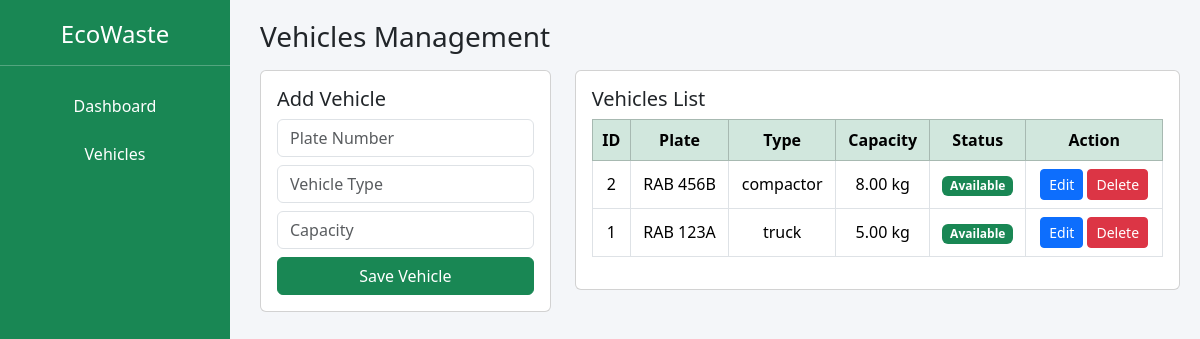
Screenshot of /vehicles.php with the database file from the repository.
### tables this page shows
CREATE TABLE vehicles (
    vehicle_id INT PRIMARY KEY AUTO_INCREMENT,
    plate_number VARCHAR(20) UNIQUE NOT NULL,
    vehicle_type ENUM('truck', 'van', 'compactor', 'flatbed') NOT NULL,
    capacity DECIMAL(10, 2) NOT NULL COMMENT 'Capacity in tons',
    fuel_type ENUM('diesel', 'petrol', 'electric', 'hybrid') DEFAULT 'diesel',
    status ENUM('available', 'assigned', 'maintenance', 'out_of_service') DEFAULT 'available',
    current_location VARCHAR(255) DEFAULT NULL,
    last_maintenance DATE DEFAULT NULL,
    next_maintenance DATE DEFAULT NULL,
    mileage DECIMAL(12, 2) DEFAULT 0.00,
    created_at TIMESTAMP DEFAULT CURRENT_TIMESTAMP,
    updated_at TIMESTAMP DEFAULT CURRENT_TIMESTAMP ON UPDATE CURRENT_TIMESTAMP,
    INDEX idx_plate_number (plate_number),
    INDEX idx_status (status),
    INDEX idx_vehicle_type (vehicle_type)
);

### vehicles_backend.php (called while the page is built, shortened)
<?php
function getVehicles($conn) {
    return $conn->query("
        SELECT * FROM vehicles
        ORDER BY vehicle_id DESC
    ");
}
?>

### vehicles.php (the view, shortened to what this page needs)
<?php
include "vehicles_backend.php";
$edit = null;
$vehicles = getVehicles($conn);
?>
<!DOCTYPE html>
<html lang="en">
<head>
<link href="https://cdn.jsdelivr.net/npm/bootstrap@5.3.3/dist/css/bootstrap.min.css" rel="stylesheet">
<link href="https://cdn.jsdelivr.net/npm/bootstrap-icons/font/bootstrap-icons.css" rel="stylesheet">
</head>
<body>
<div class="sidebar text-center">
    <h4>EcoWaste</h4>
    <hr>
    <a href="admin.php">Dashboard</a>
    <a href="vehicles.php">Vehicles</a>
</div>
<div class="main">
<h3 class="mb-3">Vehicles Management</h3>
<div class="row">
<div class="col-md-4">
<div class="card p-3">
<h5><?= $edit ? "Update Vehicle" : "Add Vehicle" ?></h5>
<form method="POST">
<input type="text" name="plate_number" class="form-control mb-2"
       placeholder="Plate Number"
       value="<?= $edit['plate_number'] ?? '' ?>" required>
<input type="text" name="vehicle_type" class="form-control mb-2"
       placeholder="Vehicle Type"
       value="<?= $edit['vehicle_type'] ?? '' ?>" required>
<input type="number" step="0.01" name="capacity" class="form-control mb-2"
       placeholder="Capacity"
       value="<?= $edit['capacity'] ?? '' ?>">
<button class="btn btn-success w-100" name="<?= $edit ? 'update' : 'save' ?>">
    <?= $edit ? 'Update Vehicle' : 'Save Vehicle' ?>
</button>
</form>
</div>
</div>
<div class="col-md-8">
<div class="card p-3">
<h5>Vehicles List</h5>
<table class="table table-bordered text-center align-middle">
<thead class="table-success">
<tr>
    <th>ID</th>
    <th>Plate</th>
    <th>Type</th>
    <th>Capacity</th>
    <th>Status</th>
    <th>Action</th>
</tr>
</thead>
<tbody>
<?php while($v = $vehicles->fetch_assoc()) { ?>
<tr>
    <td><?= $v['vehicle_id'] ?></td>
    <td><?= $v['plate_number'] ?></td>
    <td><?= $v['vehicle_type'] ?></td>
    <td><?= $v['capacity'] ?> kg</td>
    <td>
        <?php
        if ($v['status']=='available') echo "<span class='badge bg-success'>Available</span>";
        elseif ($v['status']=='assigned') echo "<span class='badge bg-primary'>Assigned</span>";
        else echo "<span class='badge bg-warning'>Maintenance</span>";
        ?>
    </td>
    <td>
        <a href="?edit=<?= $v['vehicle_id'] ?>" class="btn btn-primary btn-sm">
            Edit
        </a>
        <a href="?delete=<?= $v['vehicle_id'] ?>"
           class="btn btn-danger btn-sm"
           onclick="return confirm('Delete vehicle?')">
            Delete
        </a>
    </td>
</tr>
<?php } ?>
</tbody>
</table>
</div>
</div>
</div>
</div>
</body>
</html>

### vehicles.php (style rules this page uses)
body { background:#f4f6f9; }
.sidebar { height:100vh; width:230px; position:fixed; background:#198754; color:white; padding-top:20px; }
.sidebar a { display:block; color:white; padding:12px; text-decoration:none; }
.main { margin-left:240px; padding:20px; }

### rows the page displays
vehicles: vehicle_id "2", plate_number "RAB 456B", vehicle_type "compactor", capacity "8.00", status "Available"
vehicles: vehicle_id "1", plate_number "RAB 123A", vehicle_type "truck", capacity "5.00", status "Available"
